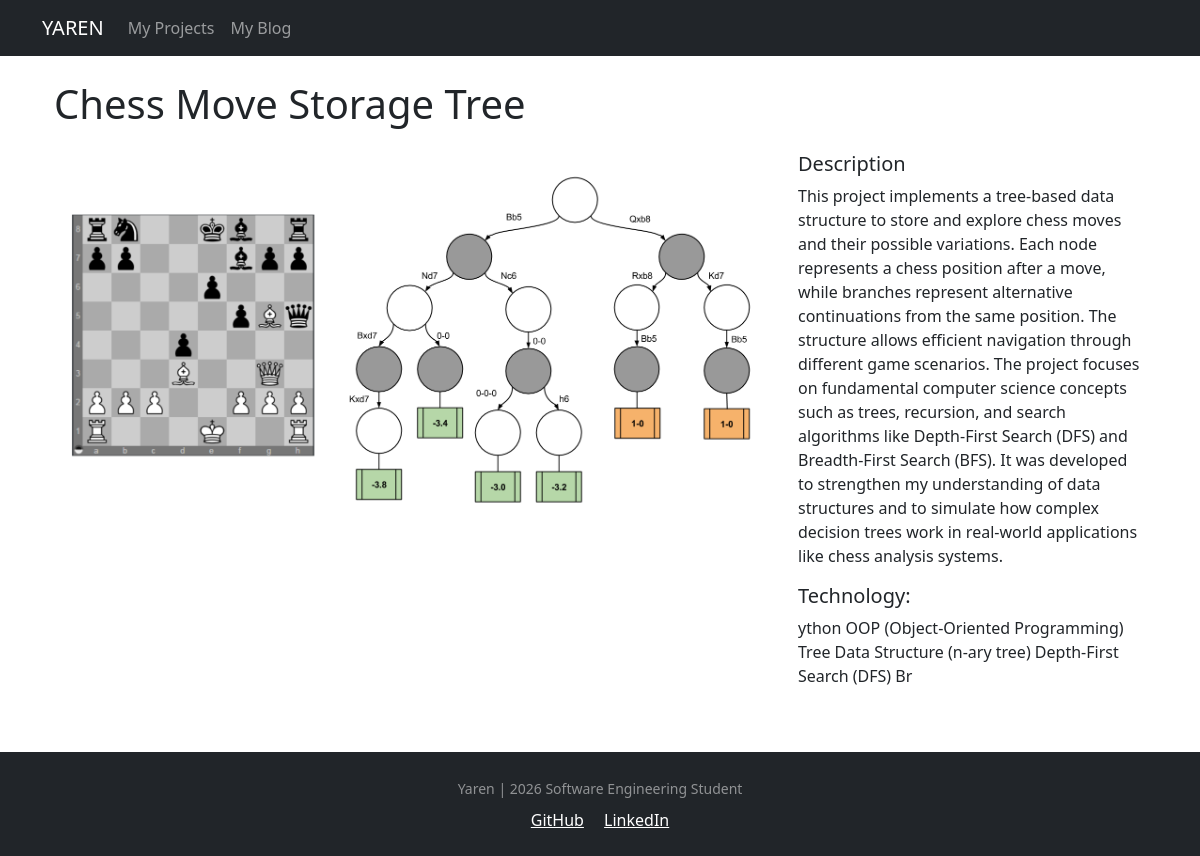
The app's page /projects/2/ with its own data.
### projects/models.py (models this page shows, shortened)
class Project(models.Model):
    title =models.CharField(max_length = 100)
    description = models.TextField()
    technology = models.CharField(max_length = 100)
    image =  models.ImageField(upload_to = 'projects_images/')

### projects/views.py (the view)
# urls.py: path('<int:pk>/', views.project_detail, name='project_detail'),
def project_detail(request, pk):
    project = Project.objects.get(pk = pk)
    context = {
        'project' : project
    }
    return render(request, 'projects/project_detail.html', context)

### projects/templates/projects/project_detail.html
{% extends "base.html" %}
{% block page_content %}
<div class="container">
    <h1 class="my-4">{{ project.title }}</h1>
    <div class="row">
        <div class="col-md-8">
            <img src="{{ project.image.url }}" alt="" class="img-fluid">
        </div>
        <div class="col-md-4">
            <h5>Description</h5>
            <p>{{ project.description }}</p>
            <h5>Technology:</h5>
            <p>{{ project.technology }}</p>
        </div>
    </div>
</div>
{% endblock %}

### records on screen
Project: title "Chess Move Storage Tree", image (picture), description "This project implements a tree-based data structure to store and explore chess moves and their possible variations. Each node represents a chess position after a move, while branches represent alternative continuations from the same position. The structure allows efficient navigation through different game scenarios. The project focuses on fundamental computer science concepts such as trees, recursion, and search algorithms like Depth-First Search (DFS) and Breadth-First Search (BFS). It was developed to strengthen my understanding of data structures and to simulate how complex decision trees work in real-world applications like chess analysis systems.", technology "ython OOP (Object-Oriented Programming) Tree Data Structure (n-ary tree) Depth-First Search (DFS) Br"
